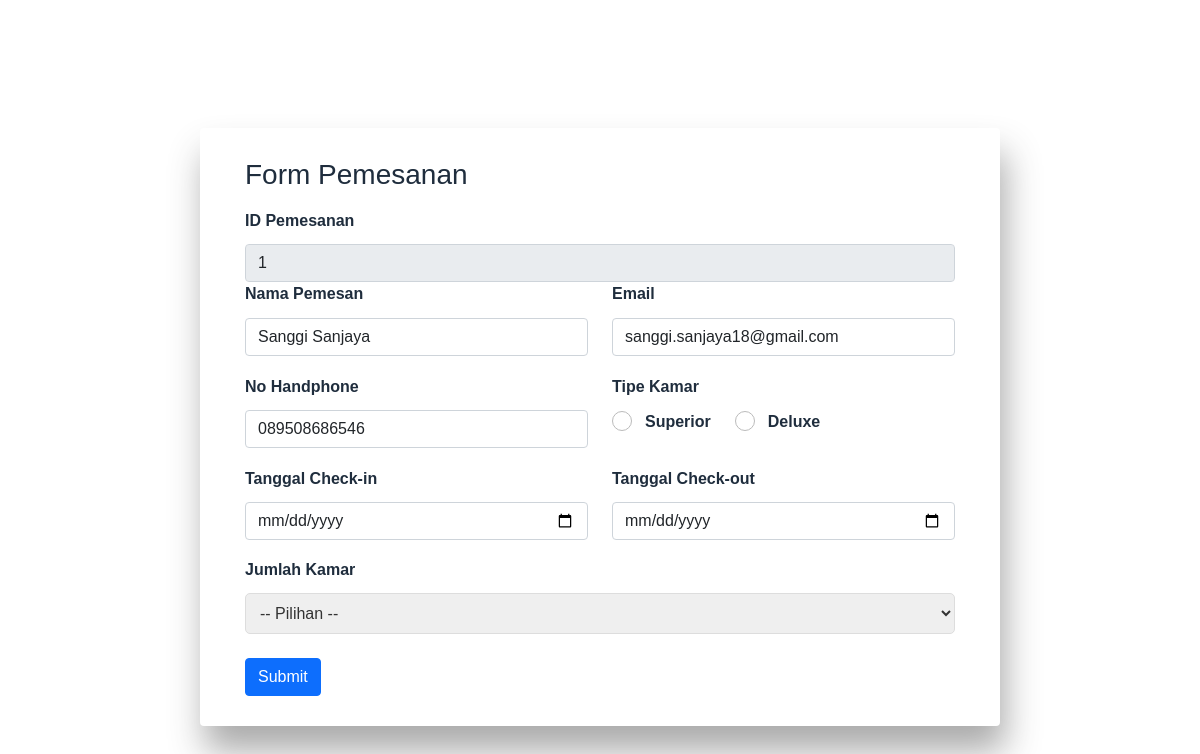
Page /crud/edit_admin.php?id_pemesanan=1 on the committed database.
### tables this page shows
CREATE TABLE `tbl_pemesanan` (
  `id_pemesanan` int(11) NOT NULL,
  `nama_pemesan` varchar(50) NOT NULL DEFAULT '',
  `email` varchar(50) NOT NULL,
  `no_handphone` varchar(13) NOT NULL,
  `tipe_kamar` enum('Superior','Deluxe') NOT NULL,
  `tgl_cekin` date NOT NULL,
  `tgl_cekout` date NOT NULL,
  `jumlah_kamar` varchar(3) NOT NULL
);

### crud/edit_admin.php (the view, shortened to what this page needs)
<!DOCTYPE html>
<html lang="en">
<head>
  <link rel="stylesheet" href="../assets/css/tampil_admin.css">
  <link rel="stylesheet" href="../assets/css/adminlte.min.css">
  <link rel="stylesheet" href="../assets/css/bootstrap.min.css">
</head>
<?php
include "../conn/koneksi.php";
$id_pemesanan= $_GET['id_pemesanan'];
$query=mysqli_query($koneksi, "SELECT * FROM tbl_pemesanan WHERE id_pemesanan=$id_pemesanan");
$data= mysqli_fetch_array($query);
?>
<form action="edit_admin_aksi.php" method="post">
<div class="wrapper rounded bg-white">
    <div class="h3">Form Pemesanan</div>
    <div class="form">
        <div class="row">
            <div class="col-md-12"> <label>ID Pemesanan</label> <input type="text" class="form-control" name="txt_id" value="<?php echo $data['id_pemesanan']; ?>" readonly> </div>
            <div class="col-md-6 mt-md-0 mt-3"> <label>Nama Pemesan</label> <input type="text" class="form-control" name="txt_nama" value="<?php echo $data['nama_pemesan']; ?>" required> </div>
            <div class="col-md-6 mt-md-0 mt-3"> <label>Email</label> <input type="email" class="form-control" name="txt_email" value="<?php echo $data['email']; ?>" required> </div>
        </div>
        <div class="row">
            <div class="col-md-6 mt-md-0 mt-3"> <label>No Handphone</label> <input type="text" class="form-control" name="txt_hp" value="<?php echo $data['no_handphone']; ?>" required> </div>
            <div class="col-md-6 mt-md-0 mt-3"> <label>Tipe Kamar</label>
                <div class="d-flex align-items-center mt-2"> <label class="option"> Superior <span class="checkmark"></span> </label> <label class="option ms-4"> Deluxe <span class="checkmark"></span> </label> </div>
            </div>
        </div>
        <div class="row">
        <div class="col-md-6 mt-md-0 mt-3"> <label>Tanggal Check-in</label> <input type="date" class="form-control" name="txt_cekin" required> </div>
        <div class="col-md-6 mt-md-0 mt-3"> <label>Tanggal Check-out</label> <input type="date" class="form-control" name="txt_cekout" required> </div>
        </div>
        <div class=" my-md-2 my-3"> <label>Jumlah Kamar</label> <select id="sub" name="txt_jumlah" required>
                <option value="" selected hidden>-- Pilihan --</option>
            </select> </div>
            <input type="submit" class="btn btn-primary mt-3"></div>
</div>
</form>

### assets/css/tampil_admin.css (style rules this page uses)
* { margin: 0; padding: 0; box-sizing: border-box; font-family: 'Poppins', sans-serif }
.wrapper { max-width: 800px; margin: 80px auto; padding: 30px 45px; box-shadow: 5px 25px 35px #3535356b }
.wrapper label { display: block; padding-bottom: 0.2rem }
.wrapper .form .row { padding: 0.6rem 0 }
.wrapper .form .row .form-control { box-shadow: none }
.wrapper .form .option { position: relative; padding-left: 20px; cursor: pointer }
.wrapper .form .checkmark { position: absolute; top: 1px; left: 0; height: 20px; width: 20px; border: 1px solid #bbb; border-radius: 50% }
.wrapper .form .option .checkmark:after { content: ""; width: 10px; height: 10px; display: block; background: linear-gradient(45deg, #ce1e53, #8f00c7); position: absolute; top: 50%; left: 50%; border-radius: 50%; transform: translate(-50%, -50%) scale(0); transition: 300ms ease-in-out 0s }
#sub { display: block; width: 100%; border: 1px solid #ddd; padding: 10px; border-radius: 5px; color: #333 }

### rows in the picture
tbl_pemesanan: txt_id "1", txt_nama "Sanggi Sanjaya", txt_email "sanggi.sanjaya18@gmail.com", txt_hp "089508686546"
